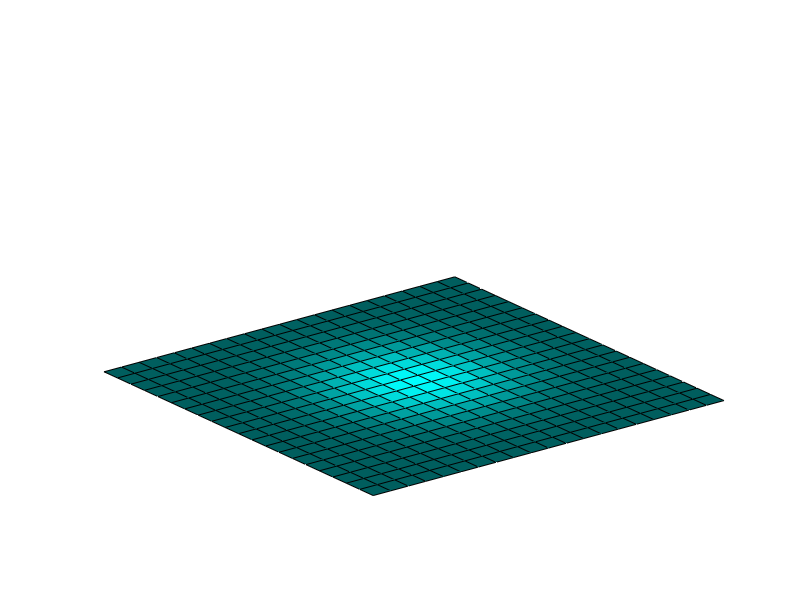

Source code (MATLAB):
%% Create a two dimensional grid.
   m = 21;
   [x,y] = ndgrid(-1: 2/(m-1): 1);
%% The water drop function from waterwave.
   U = exp(-5*(x.^2+y.^2));
%% Surf plot of the function
   clf
   shg
   h = surf(x,y,U);
   axis off
   ax = axis;
%% Colormap
   c = (37:100)';
   cyan = [0*c c c]/100;
   colormap(cyan)
   pause(1)
%% Indices in the four compass directions.
   n = [2:m m];
   e = n;
   s = [1 1:m-1];
   w = s;
%% A relation parameter.  Try other values.
% Experiment with omega slightly greater than one.
omega = 1;
%% Relax.
% Repeatedly replace grid values by relaxed average of four neighbors.
   tfinal = 500;
   for t = 1:tfinal
      U = (1-omega)*U + omega*(U(n,:)+U(:,e)+U(s,:)+U(:,w))/4;
      set(h,'zdata',U);
      axis(ax)
      drawnow
   end